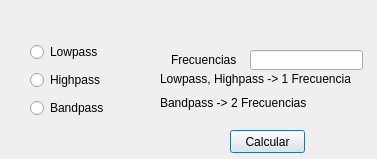
<?xml version="1.0" encoding="UTF-8"?>
<ui version="4.0">
 <class>Dialog</class>
 <widget class="QDialog" name="Dialog">
  <property name="geometry">
   <rect>
    <x>0</x>
    <y>0</y>
    <width>377</width>
    <height>159</height>
   </rect>
  </property>
  <property name="windowTitle">
   <string>Periodo</string>
  </property>
  <widget class="QWidget" name="verticalLayoutWidget">
   <property name="geometry">
    <rect>
     <x>30</x>
     <y>40</y>
     <width>91</width>
     <height>80</height>
    </rect>
   </property>
   <layout class="QVBoxLayout" name="verticalLayout">
    <item>
     <widget class="QRadioButton" name="lowpass_radioButton">
      <property name="text">
       <string>Lowpass</string>
      </property>
     </widget>
    </item>
    <item>
     <widget class="QRadioButton" name="highpass_radioButton">
      <property name="text">
       <string>Highpass</string>
      </property>
     </widget>
    </item>
    <item>
     <widget class="QRadioButton" name="bandpass_radioButton">
      <property name="text">
       <string>Bandpass</string>
      </property>
     </widget>
    </item>
   </layout>
  </widget>
  <widget class="QLineEdit" name="frecuencias_lineEdit">
   <property name="geometry">
    <rect>
     <x>250</x>
     <y>50</y>
     <width>113</width>
     <height>20</height>
    </rect>
   </property>
  </widget>
  <widget class="QLabel" name="ft_label">
   <property name="geometry">
    <rect>
     <x>171</x>
     <y>50</y>
     <width>71</width>
     <height>20</height>
    </rect>
   </property>
   <property name="text">
    <string>Frecuencias</string>
   </property>
  </widget>
  <widget class="QPushButton" name="calcular_pushButton">
   <property name="geometry">
    <rect>
     <x>230</x>
     <y>130</y>
     <width>75</width>
     <height>23</height>
    </rect>
   </property>
   <property name="text">
    <string>Calcular</string>
   </property>
  </widget>
  <widget class="QWidget" name="verticalLayoutWidget_2">
   <property name="geometry">
    <rect>
     <x>160</x>
     <y>70</y>
     <width>221</width>
     <height>41</height>
    </rect>
   </property>
   <layout class="QVBoxLayout" name="verticalLayout_2">
    <item>
     <widget class="QLabel" name="ft_label_2">
      <property name="text">
       <string>Lowpass, Highpass -&gt; 1 Frecuencia</string>
      </property>
     </widget>
    </item>
    <item>
     <widget class="QLabel" name="ft_label_3">
      <property name="text">
       <string>Bandpass -&gt; 2 Frecuencias</string>
      </property>
     </widget>
    </item>
   </layout>
  </widget>
 </widget>
 <resources/>
 <connections/>
</ui>
